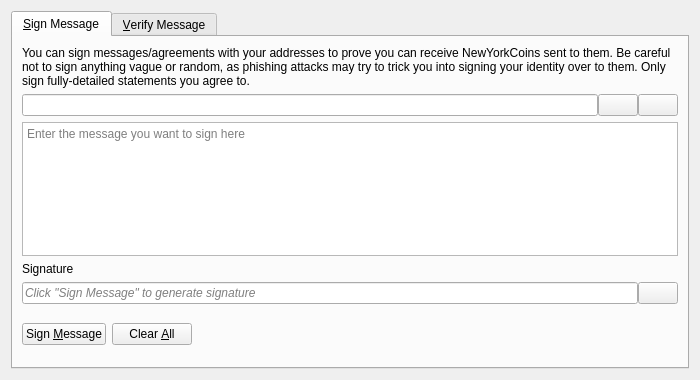
<?xml version="1.0" encoding="UTF-8"?>
<ui version="4.0">
 <class>SignVerifyMessageDialog</class>
 <widget class="QDialog" name="SignVerifyMessageDialog">
  <property name="geometry">
   <rect>
    <x>0</x>
    <y>0</y>
    <width>700</width>
    <height>380</height>
   </rect>
  </property>
  <property name="windowTitle">
   <string>Signatures - Sign / Verify a Message</string>
  </property>
  <property name="modal">
   <bool>true</bool>
  </property>
  <layout class="QVBoxLayout" name="verticalLayout">
   <item>
    <widget class="QTabWidget" name="tabWidget">
     <property name="currentIndex">
      <number>0</number>
     </property>
     <widget class="QWidget" name="tabSignMessage">
      <attribute name="title">
       <string>&amp;Sign Message</string>
      </attribute>
      <layout class="QVBoxLayout" name="verticalLayout_SM">
       <item>
        <widget class="QLabel" name="infoLabel_SM">
         <property name="text">
          <string>You can sign messages/agreements with your addresses to prove you can receive NewYorkCoins sent to them. Be careful not to sign anything vague or random, as phishing attacks may try to trick you into signing your identity over to them. Only sign fully-detailed statements you agree to.</string>
         </property>
         <property name="textFormat">
          <enum>Qt::PlainText</enum>
         </property>
         <property name="wordWrap">
          <bool>true</bool>
         </property>
        </widget>
       </item>
       <item>
        <layout class="QHBoxLayout" name="horizontalLayout_1_SM">
         <property name="spacing">
          <number>0</number>
         </property>
         <item>
          <widget class="QValidatedLineEdit" name="addressIn_SM">
           <property name="toolTip">
            <string>The NewYorkCoin address to sign the message with</string>
           </property>
          </widget>
         </item>
         <item>
          <widget class="QPushButton" name="addressBookButton_SM">
           <property name="toolTip">
            <string>Choose previously used address</string>
           </property>
           <property name="text">
            <string/>
           </property>
           <property name="icon">
            <iconset resource="../bitcoin.qrc">
             <normaloff>:/icons/address-book</normaloff>:/icons/address-book</iconset>
           </property>
           <property name="shortcut">
            <string>Alt+A</string>
           </property>
           <property name="autoDefault">
            <bool>false</bool>
           </property>
          </widget>
         </item>
         <item>
          <widget class="QPushButton" name="pasteButton_SM">
           <property name="toolTip">
            <string>Paste address from clipboard</string>
           </property>
           <property name="text">
            <string/>
           </property>
           <property name="icon">
            <iconset resource="../bitcoin.qrc">
             <normaloff>:/icons/editpaste</normaloff>:/icons/editpaste</iconset>
           </property>
           <property name="shortcut">
            <string>Alt+P</string>
           </property>
           <property name="autoDefault">
            <bool>false</bool>
           </property>
          </widget>
         </item>
        </layout>
       </item>
       <item>
        <widget class="QPlainTextEdit" name="messageIn_SM">
         <property name="toolTip">
          <string>Enter the message you want to sign here</string>
         </property>
         <property name="placeholderText">
          <string>Enter the message you want to sign here</string>
         </property>
        </widget>
       </item>
       <item>
        <widget class="QLabel" name="signatureLabel_SM">
         <property name="text">
          <string>Signature</string>
         </property>
         <property name="textFormat">
          <enum>Qt::PlainText</enum>
         </property>
        </widget>
       </item>
       <item>
        <layout class="QHBoxLayout" name="horizontalLayout_2_SM">
         <property name="spacing">
          <number>0</number>
         </property>
         <item>
          <widget class="QLineEdit" name="signatureOut_SM">
           <property name="placeholderText">
            <string>Click "Sign Message" to generate signature</string>
           </property>
           <property name="font">
            <font>
             <italic>true</italic>
            </font>
           </property>
           <property name="readOnly">
            <bool>true</bool>
           </property>
          </widget>
         </item>
         <item>
          <widget class="QPushButton" name="copySignatureButton_SM">
           <property name="toolTip">
            <string>Copy the current signature to the system clipboard</string>
           </property>
           <property name="text">
            <string/>
           </property>
           <property name="icon">
            <iconset resource="../bitcoin.qrc">
             <normaloff>:/icons/editcopy</normaloff>:/icons/editcopy</iconset>
           </property>
           <property name="autoDefault">
            <bool>false</bool>
           </property>
          </widget>
         </item>
        </layout>
       </item>
       <item>
        <layout class="QHBoxLayout" name="horizontalLayout_3_SM">
         <item>
          <widget class="QPushButton" name="signMessageButton_SM">
           <property name="toolTip">
            <string>Sign the message to prove you own this NewYorkCoin address</string>
           </property>
           <property name="text">
            <string>Sign &amp;Message</string>
           </property>
           <property name="icon">
            <iconset resource="../bitcoin.qrc">
             <normaloff>:/icons/edit</normaloff>:/icons/edit</iconset>
           </property>
           <property name="autoDefault">
            <bool>false</bool>
           </property>
          </widget>
         </item>
         <item>
          <widget class="QPushButton" name="clearButton_SM">
           <property name="toolTip">
            <string>Reset all sign message fields</string>
           </property>
           <property name="text">
            <string>Clear &amp;All</string>
           </property>
           <property name="icon">
            <iconset resource="../bitcoin.qrc">
             <normaloff>:/icons/remove</normaloff>:/icons/remove</iconset>
           </property>
           <property name="autoDefault">
            <bool>false</bool>
           </property>
          </widget>
         </item>
         <item>
          <spacer name="horizontalSpacer_1_SM">
           <property name="orientation">
            <enum>Qt::Horizontal</enum>
           </property>
           <property name="sizeHint" stdset="0">
            <size>
             <width>40</width>
             <height>48</height>
            </size>
           </property>
          </spacer>
         </item>
         <item>
          <widget class="QLabel" name="statusLabel_SM">
           <property name="font">
            <font>
             <weight>75</weight>
             <bold>true</bold>
            </font>
           </property>
           <property name="text">
            <string/>
           </property>
           <property name="wordWrap">
            <bool>true</bool>
           </property>
          </widget>
         </item>
         <item>
          <spacer name="horizontalSpacer_2_SM">
           <property name="orientation">
            <enum>Qt::Horizontal</enum>
           </property>
           <property name="sizeHint" stdset="0">
            <size>
             <width>40</width>
             <height>48</height>
            </size>
           </property>
          </spacer>
         </item>
        </layout>
       </item>
      </layout>
     </widget>
     <widget class="QWidget" name="tabVerifyMessage">
      <attribute name="title">
       <string>&amp;Verify Message</string>
      </attribute>
      <layout class="QVBoxLayout" name="verticalLayout_VM">
       <item>
        <widget class="QLabel" name="infoLabel_VM">
         <property name="text">
          <string>Enter the receiver's address, message (ensure you copy line breaks, spaces, tabs, etc. exactly) and signature below to verify the message. Be careful not to read more into the signature than what is in the signed message itself, to avoid being tricked by a man-in-the-middle attack. Note that this only proves the signing party receives with the address, it cannot prove sendership of any transaction!</string>
         </property>
         <property name="textFormat">
          <enum>Qt::PlainText</enum>
         </property>
         <property name="alignment">
          <set>Qt::AlignLeading|Qt::AlignLeft|Qt::AlignTop</set>
         </property>
         <property name="wordWrap">
          <bool>true</bool>
         </property>
        </widget>
       </item>
       <item>
        <layout class="QHBoxLayout" name="horizontalLayout_1_VM">
         <property name="spacing">
          <number>0</number>
         </property>
         <item>
          <widget class="QValidatedLineEdit" name="addressIn_VM">
           <property name="toolTip">
            <string>The NewYorkCoin address the message was signed with</string>
           </property>
          </widget>
         </item>
         <item>
          <widget class="QPushButton" name="addressBookButton_VM">
           <property name="toolTip">
            <string>Choose previously used address</string>
           </property>
           <property name="text">
            <string/>
           </property>
           <property name="icon">
            <iconset resource="../bitcoin.qrc">
             <normaloff>:/icons/address-book</normaloff>:/icons/address-book</iconset>
           </property>
           <property name="shortcut">
            <string>Alt+A</string>
           </property>
           <property name="autoDefault">
            <bool>false</bool>
           </property>
          </widget>
         </item>
        </layout>
       </item>
       <item>
        <widget class="QPlainTextEdit" name="messageIn_VM">
          <property name="toolTip">
            <string>The signed message to verify</string>
          </property>
          <property name="placeholderText">
            <string>The signed message to verify</string>
          </property>
        </widget>
       </item>
       <item>
        <widget class="QValidatedLineEdit" name="signatureIn_VM">
          <property name="toolTip">
            <string>The signature given when the message was signed</string>
          </property>
          <property name="placeholderText">
            <string>The signature given when the message was signed</string>
          </property>
        </widget>
       </item>
       <item>
        <layout class="QHBoxLayout" name="horizontalLayout_2_VM">
         <item>
          <widget class="QPushButton" name="verifyMessageButton_VM">
           <property name="toolTip">
            <string>Verify the message to ensure it was signed with the specified NewYorkCoin address</string>
           </property>
           <property name="text">
            <string>Verify &amp;Message</string>
           </property>
           <property name="icon">
            <iconset resource="../bitcoin.qrc">
             <normaloff>:/icons/transaction_0</normaloff>:/icons/transaction_0</iconset>
           </property>
           <property name="autoDefault">
            <bool>false</bool>
           </property>
          </widget>
         </item>
         <item>
          <widget class="QPushButton" name="clearButton_VM">
           <property name="toolTip">
            <string>Reset all verify message fields</string>
           </property>
           <property name="text">
            <string>Clear &amp;All</string>
           </property>
           <property name="icon">
            <iconset resource="../bitcoin.qrc">
             <normaloff>:/icons/remove</normaloff>:/icons/remove</iconset>
           </property>
           <property name="autoDefault">
            <bool>false</bool>
           </property>
          </widget>
         </item>
         <item>
          <spacer name="horizontalSpacer_1_VM">
           <property name="orientation">
            <enum>Qt::Horizontal</enum>
           </property>
           <property name="sizeHint" stdset="0">
            <size>
             <width>40</width>
             <height>48</height>
            </size>
           </property>
          </spacer>
         </item>
         <item>
          <widget class="QLabel" name="statusLabel_VM">
           <property name="font">
            <font>
             <weight>75</weight>
             <bold>true</bold>
            </font>
           </property>
           <property name="text">
            <string/>
           </property>
           <property name="wordWrap">
            <bool>true</bool>
           </property>
          </widget>
         </item>
         <item>
          <spacer name="horizontalSpacer_2_VM">
           <property name="orientation">
            <enum>Qt::Horizontal</enum>
           </property>
           <property name="sizeHint" stdset="0">
            <size>
             <width>40</width>
             <height>48</height>
            </size>
           </property>
          </spacer>
         </item>
        </layout>
       </item>
      </layout>
     </widget>
    </widget>
   </item>
  </layout>
 </widget>
 <customwidgets>
  <customwidget>
   <class>QValidatedLineEdit</class>
   <extends>QLineEdit</extends>
   <header>qt/qvalidatedlineedit.h</header>
  </customwidget>
 </customwidgets>
 <resources>
  <include location="../bitcoin.qrc"/>
 </resources>
 <connections/>
</ui>
